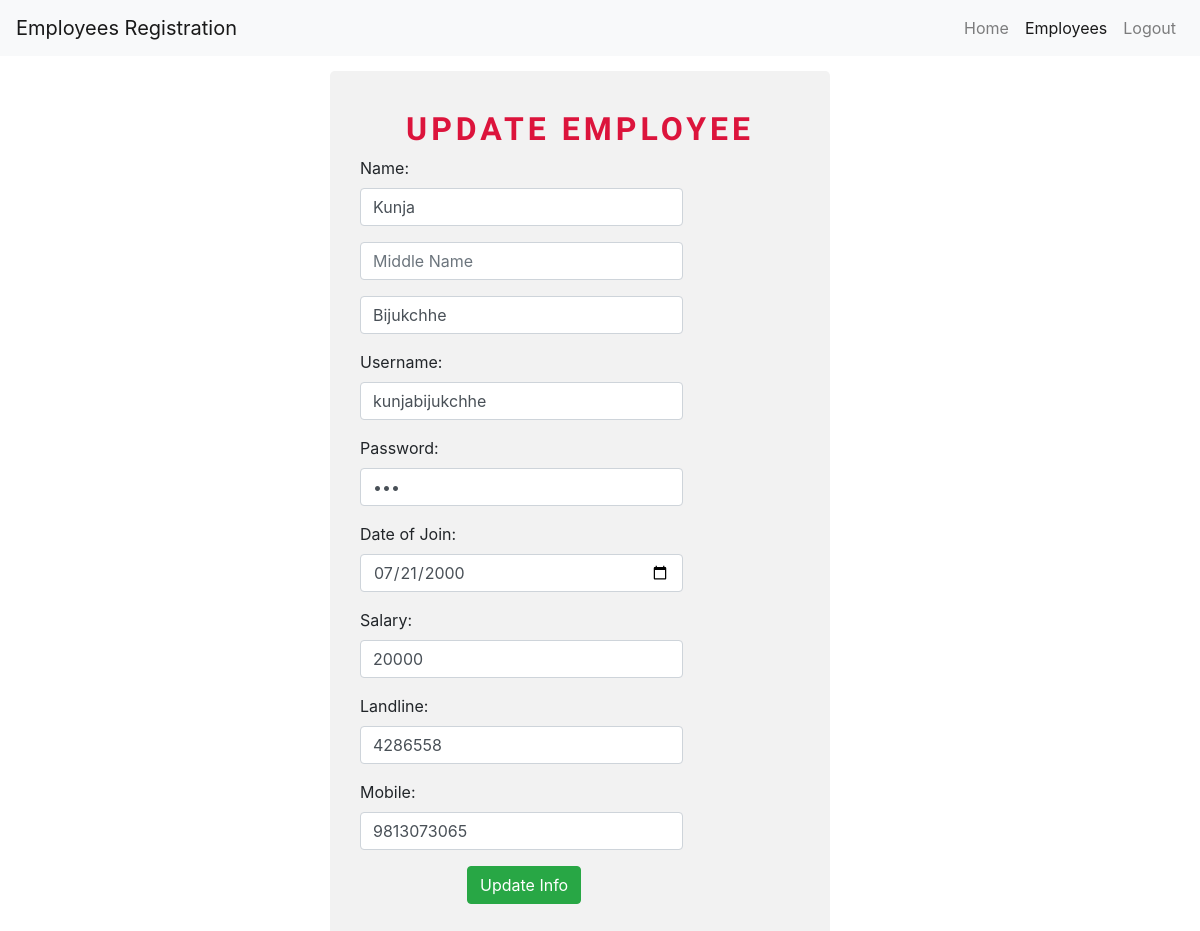
Page /edit.php?id=11 (signed in) on the committed database.
### tables this page shows
CREATE TABLE `employees` (
  `id` int(11) NOT NULL,
  `f_name` varchar(35) NOT NULL,
  `m_name` varchar(15) DEFAULT NULL,
  `l_name` varchar(35) NOT NULL,
  `username` varchar(15) NOT NULL,
  `password` varchar(15) NOT NULL,
  `doj` date NOT NULL,
  `prc_nr` varchar(10) NOT NULL,
  `salary` varchar(35) NOT NULL,
  `landline` varchar(10) DEFAULT NULL,
  `mobile_nr` varchar(11) NOT NULL
);

### php/DBConnect.php (called while the page is built, shortened)
<?php
class DBConnect {
    private $db = NULL;
    public function __construct() {
        $dsn = 'mysql:dbname=' . self::DB_NAME . ';host=' . self::DB_SERVER;
        try {
            $this->db = new PDO($dsn, self::DB_USER, self::DB_PASSWORD);
        } catch (PDOException $e) {
            throw new Exception('Connection failed: ' .$e->getMessage());
        }
        return $this->db;
    }
    public function getEmployees(){
        $stmt = $this->db->prepare("SELECT * FROM employees");
        $stmt->execute();
        return $stmt->fetchAll();
    }
    public function getEmployeeById($id){
        $stmt = $this->db->prepare("SELECT * FROM employees WHERE id=?");
        $stmt->execute([$id]);
        return $stmt->fetchAll();
    }
}

### edit.php (the view, shortened to what this page needs)
<?php
if(isset($_GET['id'])){
    $id = $_GET['id'];
}
require_once 'php/DBConnect.php';
$db = new DBConnect();
$db->auth();
$employee = $db->getEmployeeById($id);
$employees = $db->getEmployees();
include 'layout/header.php';
include 'layout/navbar.php';
?>
<div class="container" style="padding-top:15px; padding-bottom:15px;">
    <div class="row">
        <div class="col-md-3"></div>
        <div class="col-md-6">
                    <form class="form-horizontal" role="form" method="post" action="edit.php">
                      <div class="panel panel-default">
                          <div class="panel-heading">
                                <h2>Update Employee</h2>
                              </div>
                        <div class="panel-body">
                        <div class="form-group">
                            <label class="col-md-3">Name:</label>
                            <div class="form-group col-sm-9"> <input type="text" value="<?= $employee[0]['f_name']; ?>" name="firstName" class="form-control" placeholder="First Name" required="true"> </div>
                            <div class="form-group col-sm-9"><input type="text" value="<?= $employee[0]['m_name']; ?>" name="middleName" class="form-control" placeholder="Middle Name"></div>
                            <div class="form-group col-sm-9"><input type="text" value="<?= $employee[0]['l_name']; ?>" name="lastName" class="form-control" placeholder="Last Name" required="true"></div>
                        </div>
                        <div class="form-group">
                            <label class="col-md-3">Username:</label>
                            <div class="col-sm-9"><input type="text" value="<?= $employee[0]['username']; ?>" name="username" class="form-control" required="true"></div>
                        </div>
                        <div class="form-group">
                            <label class="col-md-3">Password:</label>
                            <div class="col-sm-9"><input type="password" value="<?= $employee[0]['password']; ?>" name="password" class="form-control" required="true"></div>
                        </div>
                        <div class="form-group">
                            <label class="col-md-4">Date of Join:</label>
                            <div class="col-sm-9"><input type="date" value="<?= $employee[0]['doj']; ?>" name="doj" class="form-control" required="true"></div>
                        </div>
                        <div class="form-group">
                            <label class="col-md-3">Salary:</label>
                            <div class="col-sm-9"><input type="text" value="<?= $employee[0]['salary']; ?>" name="salary" class="form-control" required="true"></div>
                        </div>
                        <div class="form-group">
                            <label class="col-md-3">Landline:</label>
                            <div class="col-sm-9"><input type="number" value="<?= $employee[0]['landline']; ?>" min="0" max="10000000000" name="landline" class="form-control"></div>
                        </div>
                        <div class="form-group">
                            <label class="col-md-3">Mobile:</label>
                            <div class="col-sm-9"><input type="number" value="<?= $employee[0]['mobile_nr']; ?>" min="0" max="10000000000" name="mobile" class="form-control" required="true"></div>
                        </div>
                        <div class="form-group">
                            <button type="submit" class="btn btn-success btn-md" name="submit">Update Info</button>
                        </div>
                    </form>
                </div>
            </div>
        </div>
        <div class="col-md-3"></div>
<?php include 'layout/footer.php'; ?>

### css/mystyle.css (style rules this page uses)
body { background: url('https://cdn.iveybusinessjournal.com/wp-content/uploads/2006/03/iStock_000012204568_Large.jpg') fixed; background-size: cover; }
*[role="form"] { max-width: 500px; padding: 15px; margin-left: 0 auto; border-radius: 0.3em; background-color: #f2f2f2; }
*[role="form"] h2 { font-family: 'Cantarell' , sans-serif; font-size: 40px; font-weight: 600; color: #000000; margin-top: 5%; text-align: center; text-transform: uppercase; letter-spacing: 4px; font-size: 32px; font-family: 'Cantarell', sans-serif; color: crimson; }

### rows in the picture
employees: firstName "Kunja", lastName "Bijukchhe", username "kunjabijukchhe", doj "07/21/2000", salary "20000", landline "4286558", mobile "9813073065"
